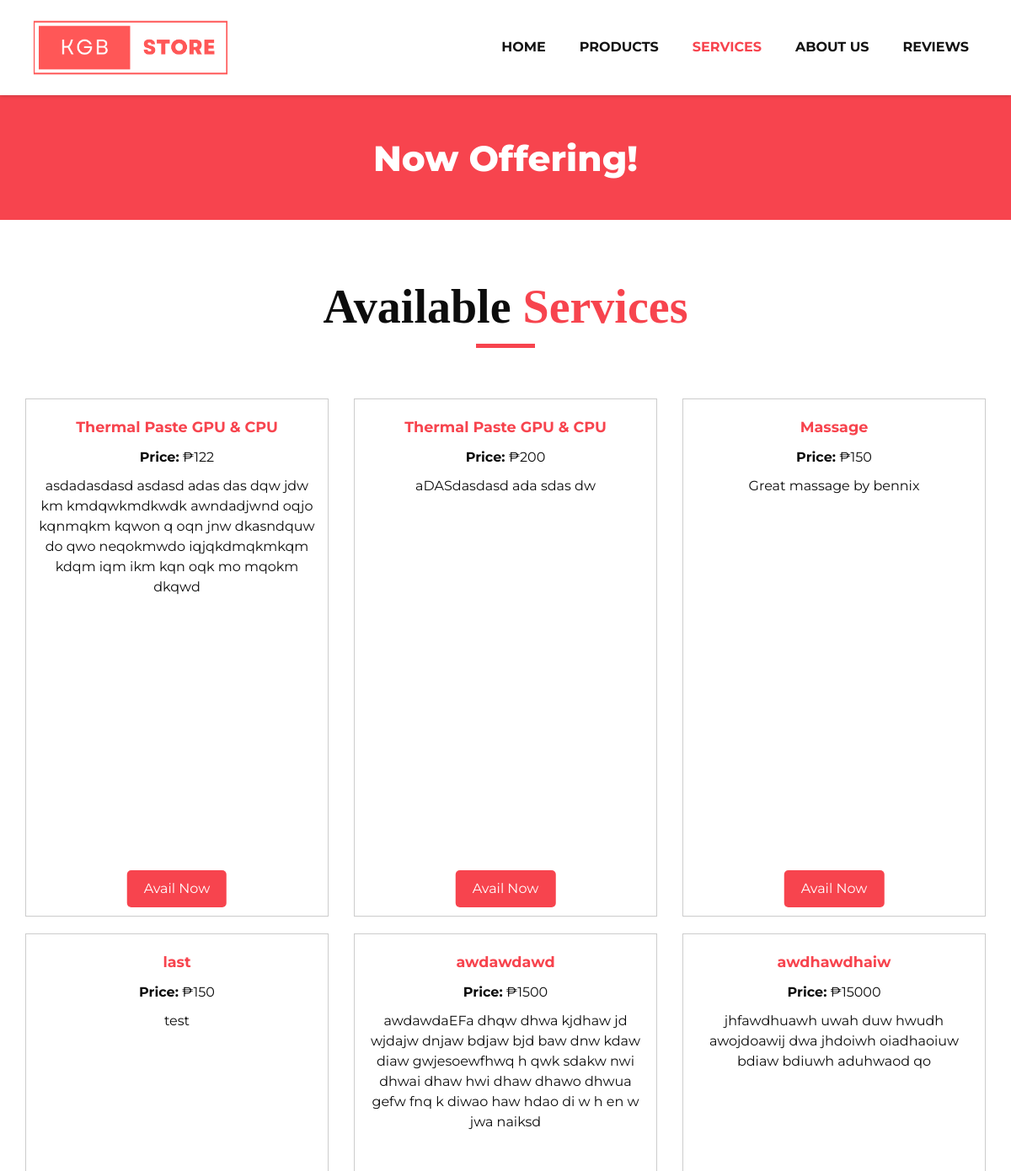
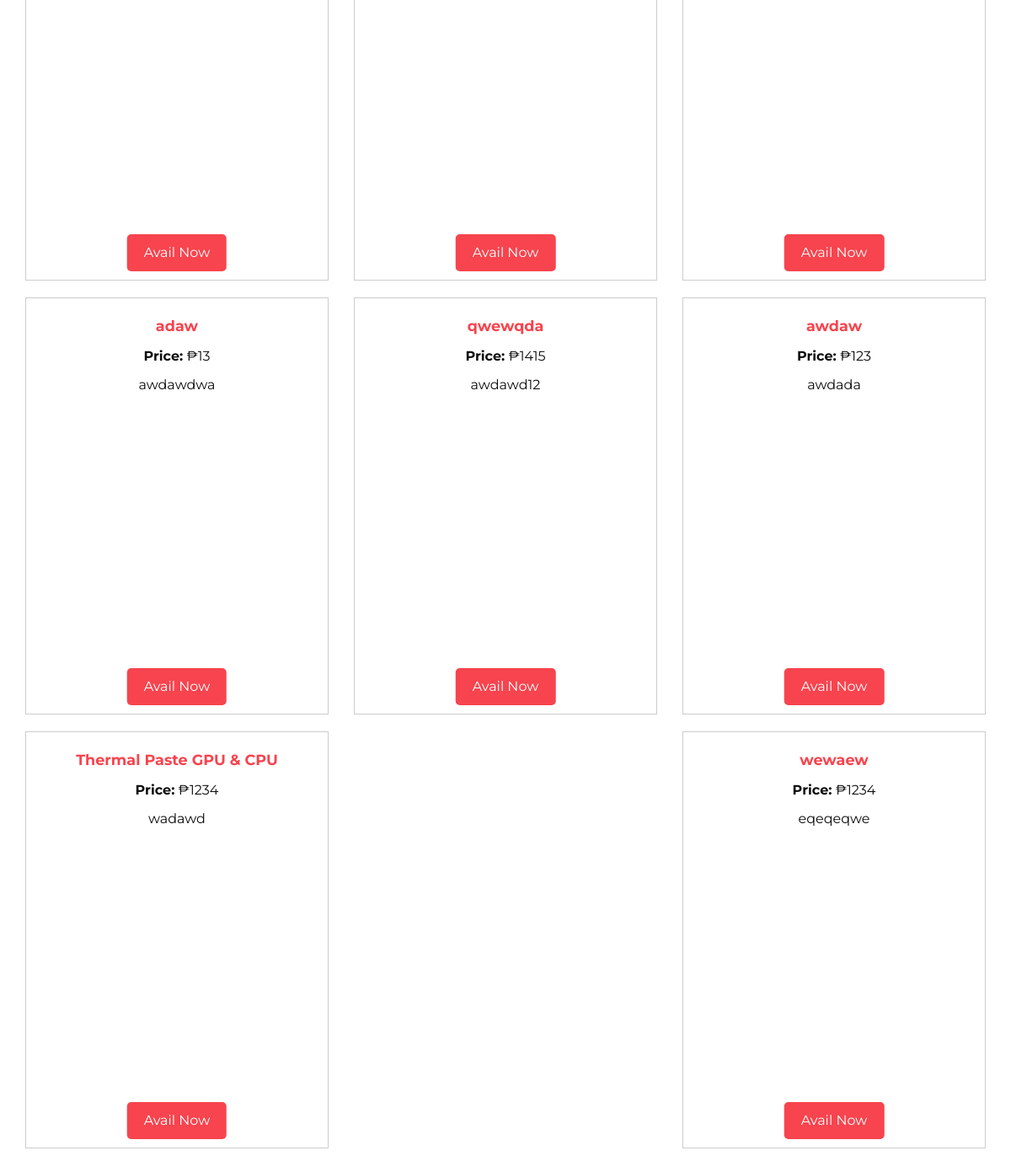
The app's page /service.php with its own data (2 pictures, top to bottom).
### tables this page shows
CREATE TABLE `services` (
  `id` int(11) NOT NULL,
  `service_name` varchar(500) NOT NULL,
  `s_desc` text NOT NULL,
  `s_price` int(50) NOT NULL
);

### service.php (the view, shortened to what this page needs)
<!DOCTYPE html>
<html>
   <head>
      <link rel="stylesheet" type="text/css" href="css/bootstrap.css" />
      <link href="css/font-awesome.min.css" rel="stylesheet" />
      <link href="css/style.css" rel="stylesheet" />
      <link href="css/responsive.css" rel="stylesheet" />
   </head>
   <body class="sub_page">
      <div class="hero_area">
         <header class="header_section">
            <div class="container">
               <nav class="navbar navbar-expand-lg custom_nav-container ">
                  <a class="navbar-brand" href="index.php"><img width="250" src="images/logo.png" alt="#" /></a>
                  <div class="collapse navbar-collapse" id="navbarSupportedContent">
                     <ul class="navbar-nav">
                        <li class="nav-item">
                           <a class="nav-link" href="index.php">Home <span class="sr-only">(current)</span></a>
                        </li>
                        <li class="nav-item">
                           <a class="nav-link" href="product.php">Products</a>
                        </li>
                        <li class="nav-item active">
                            <a class="nav-link" href="service.php">Services</a>
                        <li>
                        <li class="nav-item">
                           <a class="nav-link" href="blog_list.php">About Us</a>
                        </li>
                        <li class="nav-item">
                           <a class="nav-link" href="contact.php">Reviews</a>
                        </li>
                     </ul>
                  </div>
               </nav>
            </div>
         </header>
      </div>
      <section class="inner_page_head">
         <div class="container_fuild">
            <div class="row">
               <div class="col-md-12">
                  <div class="full">
                     <h3>Now Offering!</h3>
                  </div>
               </div>
            </div>
         </div>
      </section>
      <section class="product_section layout_padding">
         <div class="container">
            <div class="heading_container heading_center">
               <h2>
                  Available <span>Services</span>
               </h2>
            </div>
<?php
include_once "admin_panel/config/dbconnect.php";
$sql = "SELECT * FROM services";
$result = $conn->query($sql);
if ($result && $result->num_rows > 0) {
    $services = $result->fetch_all(MYSQLI_ASSOC);
} else {
    $services = [];
}
?>
<div class="bcontainer">
    <?php
    foreach ($services as $service) {
        echo "<div class='services'>";
        echo "<p><strong style='font-size: 1.1em; color: #f7444e;'>" . $service["service_name"] . "</strong></p>";
        echo "<p><strong>Price:</strong> ₱" . $service["s_price"] . "</p>";
        echo "<p>" . $service["s_desc"] . "</p>";
        echo "<a href='sorder.php?id=" . $service["id"] . "'><button>Avail Now</button></a>";
        echo "</div>";
    }
    ?>
</div>
</body>
</html>
   </body>
</html>

### css/style.css (style rules this page uses)
* { box-sizing: border-box; }
body { font-family: 'Montserrat', sans-serif; color: #0c0c0c; background-color: #ffffff; overflow-x: hidden; }
.layout_padding { padding: 70px 0; }
h1, h2 { font-family: 'Playfair Display', serif; }
.heading_container { display: -webkit-box; display: -ms-flexbox; display: flex; -webkit-box-orient: vertical; -webkit-box-direction: normal; -ms-flex-direction: column; flex-direction: column; -webkit-box-align: start; -ms-flex-align: start; align-items: flex-start; }
.heading_container h2 { position: relative; margin-bottom: 0; font-size: 3.5rem; font-weight: bold; }
.heading_container h2::after { content: ""; display: block; width: 70px; height: 5px; background: #f7444e; margin: 10px auto 10px; }
.heading_container h2 span { color: #f7444e; }
.heading_container.heading_center { -webkit-box-align: center; -ms-flex-align: center; align-items: center; text-align: center; }
a, a:hover, a:focus { text-decoration: none; }
.hero_area { position: relative; min-height: 100vh; display: -webkit-box; display: -ms-flexbox; display: flex; -webkit-box-orient: vertical; -webkit-box-direction: normal; -ms-flex-direction: column; flex-direction: column; }
.sub_page .hero_area { min-height: auto; -webkit-box-shadow: 0 0 5px 0 rgba(0, 0, 0, 0.25); box-shadow: 0 0 5px 0 rgba(0, 0, 0, 0.25); }
.header_section { padding: 15px 0; }
.navbar-brand { font-family: 'Playfair Display', serif; }
.custom_nav-container { padding: 0; }
.custom_nav-container .navbar-nav { margin-left: auto; }
.custom_nav-container .navbar-nav .nav-item .nav-link { padding: 5px 20px; color: #131313; text-align: center; text-transform: uppercase; border-radius: 5px; -webkit-transition: all 0.3s; transition: all 0.3s; font-weight: 700; }
.custom_nav-container .navbar-nav .nav-item:hover .nav-link, .custom_nav-container .navbar-nav .nav-item.active .nav-link { color: #f7444e; }
.product_section .heading_container { margin-bottom: 20px; }
.inner_page_head { background: #f7444e; text-align: center; color: #fff; padding-top: 50px; padding-bottom: 40px; }
.inner_page_head h3 { font-size: 42px; font-weight: 800; }

### css/responsive.css (style rules this page uses)
@media (min-width: 1200px) { .container { max-width: 1170px; } }

### service.php (style rules this page uses)
.bcontainer { max-width: 1200px; min-height: 2300px; margin: 0 auto; display: flex; flex-wrap: wrap; justify-content: space-between; }
.services { position: relative; width: calc(33.33% - 20px); margin-bottom: 20px; padding: 15px; border: 1px solid #ccc; box-sizing: border-box; text-align: center; }
.services p { margin: 0; padding: 5px 0; }
.services button { position: absolute; bottom: 10px; left: 50%; transform: translateX(-50%); background-color: #f7444e; border: none; color: white; padding: 10px 20px; text-align: center; text-decoration: none; display: inline-block; font-size: 16px; cursor: pointer; border-radius: 5px; }

### records on screen
services: service_name "Thermal Paste GPU & CPU", s_price "122", s_desc "asdadasdasd asdasd adas das dqw jdw km kmdqwkmdkwdk awndadjwnd oqjo kqnmqkm kqwon q oqn jnw dkasndquw do qwo neqokmwdo iqjqkdmqkmkqm kdqm iqm ikm kqn oqk mo mqokm dkqwd"
services: service_name "Thermal Paste GPU & CPU", s_price "200", s_desc "aDASdasdasd ada sdas dw"
services: service_name "Massage", s_price "150", s_desc "Great massage by bennix"
services: service_name "last", s_price "150", s_desc "test"
services: service_name "awdawdawd", s_price "1500", s_desc "awdawdaEFa dhqw dhwa kjdhaw jd wjdajw dnjaw bdjaw bjd baw dnw kdaw diaw gwjesoewfhwq h qwk sdakw nwi dhwai dhaw hwi dhaw dhawo dhwua gefw fnq k diwao haw hdao di w h en w jwa naiksd"
services: service_name "awdhawdhaiw", s_price "15000", s_desc "jhfawdhuawh uwah duw hwudh awojdoawij dwa jhdoiwh oiadhaoiuw bdiaw bdiuwh aduhwaod qo"
services: service_name "adaw", s_price "13", s_desc "awdawdwa"
services: service_name "qwewqda", s_price "1415", s_desc "awdawd12"
services: service_name "awdaw", s_price "123", s_desc "awdada"
services: service_name "Thermal Paste GPU & CPU", s_price "1234", s_desc "wadawd"
services: service_name "wewaew", s_price "1234", s_desc "eqeqeqwe"
